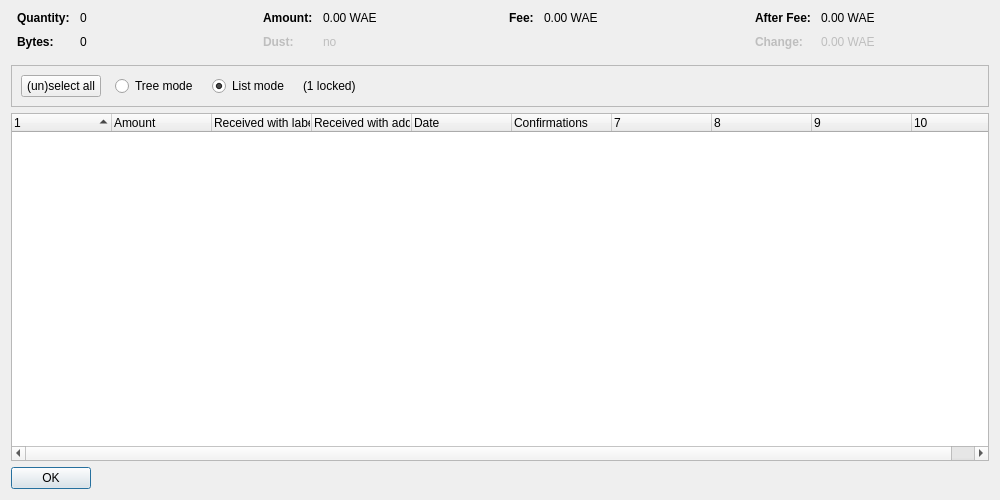
<?xml version="1.0" encoding="UTF-8"?>
<ui version="4.0">
 <class>CoinControlDialog</class>
 <widget class="QDialog" name="CoinControlDialog">
  <property name="geometry">
   <rect>
    <x>0</x>
    <y>0</y>
    <width>1000</width>
    <height>500</height>
   </rect>
  </property>
  <property name="windowTitle">
   <string>Coin Selection</string>
  </property>
  <layout class="QVBoxLayout" name="verticalLayout">
   <item>
    <layout class="QHBoxLayout" name="horizontalLayoutTop" stretch="0,0,0,0">
     <property name="topMargin">
      <number>0</number>
     </property>
     <property name="bottomMargin">
      <number>10</number>
     </property>
     <item>
      <layout class="QFormLayout" name="formLayoutCoinControl1">
       <property name="horizontalSpacing">
        <number>10</number>
       </property>
       <property name="verticalSpacing">
        <number>10</number>
       </property>
       <property name="leftMargin">
        <number>6</number>
       </property>
       <property name="rightMargin">
        <number>6</number>
       </property>
       <item row="0" column="0">
        <widget class="QLabel" name="labelCoinControlQuantityText">
         <property name="font">
          <font>
           <weight>75</weight>
           <bold>true</bold>
          </font>
         </property>
         <property name="text">
          <string>Quantity:</string>
         </property>
        </widget>
       </item>
       <item row="0" column="1">
        <widget class="QLabel" name="labelCoinControlQuantity">
         <property name="cursor">
          <cursorShape>IBeamCursor</cursorShape>
         </property>
         <property name="contextMenuPolicy">
          <enum>Qt::ActionsContextMenu</enum>
         </property>
         <property name="text">
          <string notr="true">0</string>
         </property>
         <property name="textInteractionFlags">
          <set>Qt::LinksAccessibleByMouse|Qt::TextSelectableByKeyboard|Qt::TextSelectableByMouse</set>
         </property>
        </widget>
       </item>
       <item row="1" column="0">
        <widget class="QLabel" name="labelCoinControlBytesText">
         <property name="font">
          <font>
           <weight>75</weight>
           <bold>true</bold>
          </font>
         </property>
         <property name="text">
          <string>Bytes:</string>
         </property>
        </widget>
       </item>
       <item row="1" column="1">
        <widget class="QLabel" name="labelCoinControlBytes">
         <property name="cursor">
          <cursorShape>IBeamCursor</cursorShape>
         </property>
         <property name="contextMenuPolicy">
          <enum>Qt::ActionsContextMenu</enum>
         </property>
         <property name="text">
          <string notr="true">0</string>
         </property>
         <property name="textInteractionFlags">
          <set>Qt::LinksAccessibleByMouse|Qt::TextSelectableByKeyboard|Qt::TextSelectableByMouse</set>
         </property>
        </widget>
       </item>
      </layout>
     </item>
     <item>
      <layout class="QFormLayout" name="formLayoutCoinControl2">
       <property name="horizontalSpacing">
        <number>10</number>
       </property>
       <property name="verticalSpacing">
        <number>10</number>
       </property>
       <property name="leftMargin">
        <number>6</number>
       </property>
       <property name="rightMargin">
        <number>6</number>
       </property>
       <item row="0" column="0">
        <widget class="QLabel" name="labelCoinControlAmountText">
         <property name="font">
          <font>
           <weight>75</weight>
           <bold>true</bold>
          </font>
         </property>
         <property name="text">
          <string>Amount:</string>
         </property>
        </widget>
       </item>
       <item row="0" column="1">
        <widget class="QLabel" name="labelCoinControlAmount">
         <property name="cursor">
          <cursorShape>IBeamCursor</cursorShape>
         </property>
         <property name="contextMenuPolicy">
          <enum>Qt::ActionsContextMenu</enum>
         </property>
         <property name="text">
          <string notr="true">0.00 WAE</string>
         </property>
         <property name="textInteractionFlags">
          <set>Qt::LinksAccessibleByMouse|Qt::TextSelectableByKeyboard|Qt::TextSelectableByMouse</set>
         </property>
        </widget>
       </item>
       <item row="1" column="0">
        <widget class="QLabel" name="labelCoinControlLowOutputText">
         <property name="enabled">
          <bool>false</bool>
         </property>
         <property name="font">
          <font>
           <weight>75</weight>
           <bold>true</bold>
          </font>
         </property>
         <property name="text">
          <string>Dust:</string>
         </property>
        </widget>
       </item>
       <item row="1" column="1">
        <widget class="QLabel" name="labelCoinControlLowOutput">
         <property name="enabled">
          <bool>false</bool>
         </property>
         <property name="cursor">
          <cursorShape>IBeamCursor</cursorShape>
         </property>
         <property name="contextMenuPolicy">
          <enum>Qt::ActionsContextMenu</enum>
         </property>
         <property name="text">
          <string notr="true">no</string>
         </property>
         <property name="textInteractionFlags">
          <set>Qt::LinksAccessibleByMouse|Qt::TextSelectableByKeyboard|Qt::TextSelectableByMouse</set>
         </property>
        </widget>
       </item>
      </layout>
     </item>
     <item>
      <layout class="QFormLayout" name="formLayoutCoinControl3">
       <property name="horizontalSpacing">
        <number>10</number>
       </property>
       <property name="verticalSpacing">
        <number>10</number>
       </property>
       <property name="leftMargin">
        <number>6</number>
       </property>
       <property name="rightMargin">
        <number>6</number>
       </property>
       <item row="0" column="0">
        <widget class="QLabel" name="labelCoinControlFeeText">
         <property name="font">
          <font>
           <weight>75</weight>
           <bold>true</bold>
          </font>
         </property>
         <property name="text">
          <string>Fee:</string>
         </property>
        </widget>
       </item>
       <item row="0" column="1">
        <widget class="QLabel" name="labelCoinControlFee">
         <property name="cursor">
          <cursorShape>IBeamCursor</cursorShape>
         </property>
         <property name="contextMenuPolicy">
          <enum>Qt::ActionsContextMenu</enum>
         </property>
         <property name="text">
          <string notr="true">0.00 WAE</string>
         </property>
         <property name="textInteractionFlags">
          <set>Qt::LinksAccessibleByMouse|Qt::TextSelectableByKeyboard|Qt::TextSelectableByMouse</set>
         </property>
        </widget>
       </item>
      </layout>
     </item>
     <item>
      <layout class="QFormLayout" name="formLayoutCoinControl4">
       <property name="horizontalSpacing">
        <number>10</number>
       </property>
       <property name="verticalSpacing">
        <number>10</number>
       </property>
       <property name="leftMargin">
        <number>6</number>
       </property>
       <property name="rightMargin">
        <number>6</number>
       </property>
       <item row="0" column="0">
        <widget class="QLabel" name="labelCoinControlAfterFeeText">
         <property name="font">
          <font>
           <weight>75</weight>
           <bold>true</bold>
          </font>
         </property>
         <property name="text">
          <string>After Fee:</string>
         </property>
        </widget>
       </item>
       <item row="0" column="1">
        <widget class="QLabel" name="labelCoinControlAfterFee">
         <property name="cursor">
          <cursorShape>IBeamCursor</cursorShape>
         </property>
         <property name="contextMenuPolicy">
          <enum>Qt::ActionsContextMenu</enum>
         </property>
         <property name="text">
          <string notr="true">0.00 WAE</string>
         </property>
         <property name="textInteractionFlags">
          <set>Qt::LinksAccessibleByMouse|Qt::TextSelectableByKeyboard|Qt::TextSelectableByMouse</set>
         </property>
        </widget>
       </item>
       <item row="1" column="0">
        <widget class="QLabel" name="labelCoinControlChangeText">
         <property name="enabled">
          <bool>false</bool>
         </property>
         <property name="font">
          <font>
           <weight>75</weight>
           <bold>true</bold>
          </font>
         </property>
         <property name="text">
          <string>Change:</string>
         </property>
        </widget>
       </item>
       <item row="1" column="1">
        <widget class="QLabel" name="labelCoinControlChange">
         <property name="enabled">
          <bool>false</bool>
         </property>
         <property name="cursor">
          <cursorShape>IBeamCursor</cursorShape>
         </property>
         <property name="contextMenuPolicy">
          <enum>Qt::ActionsContextMenu</enum>
         </property>
         <property name="text">
          <string notr="true">0.00 WAE</string>
         </property>
         <property name="textInteractionFlags">
          <set>Qt::LinksAccessibleByMouse|Qt::TextSelectableByKeyboard|Qt::TextSelectableByMouse</set>
         </property>
        </widget>
       </item>
      </layout>
     </item>
    </layout>
   </item>
   <item>
    <widget class="QFrame" name="frame">
     <property name="minimumSize">
      <size>
       <width>0</width>
       <height>40</height>
      </size>
     </property>
     <property name="frameShape">
      <enum>QFrame::StyledPanel</enum>
     </property>
     <property name="frameShadow">
      <enum>QFrame::Sunken</enum>
     </property>
     <layout class="QHBoxLayout" name="horizontalLayout">
      <item>
       <layout class="QHBoxLayout" name="horizontalLayoutPanel" stretch="0,0,0,0,0">
        <property name="spacing">
         <number>14</number>
        </property>
        <item>
         <widget class="QPushButton" name="pushButtonSelectAll">
          <property name="sizePolicy">
           <sizepolicy hsizetype="Maximum" vsizetype="Fixed">
            <horstretch>0</horstretch>
            <verstretch>0</verstretch>
           </sizepolicy>
          </property>
          <property name="text">
           <string>(un)select all</string>
          </property>
          <property name="autoDefault">
           <bool>false</bool>
          </property>
         </widget>
        </item>
        <item>
         <widget class="QRadioButton" name="radioTreeMode">
          <property name="sizePolicy">
           <sizepolicy hsizetype="Maximum" vsizetype="Fixed">
            <horstretch>0</horstretch>
            <verstretch>0</verstretch>
           </sizepolicy>
          </property>
          <property name="text">
           <string>Tree mode</string>
          </property>
         </widget>
        </item>
        <item>
         <widget class="QRadioButton" name="radioListMode">
          <property name="sizePolicy">
           <sizepolicy hsizetype="Maximum" vsizetype="Fixed">
            <horstretch>0</horstretch>
            <verstretch>0</verstretch>
           </sizepolicy>
          </property>
          <property name="text">
           <string>List mode</string>
          </property>
          <property name="checked">
           <bool>true</bool>
          </property>
         </widget>
        </item>
        <item>
         <widget class="QLabel" name="labelLocked">
          <property name="text">
           <string notr="true">(1 locked)</string>
          </property>
         </widget>
        </item>
        <item>
         <spacer name="horizontalSpacer">
          <property name="orientation">
           <enum>Qt::Horizontal</enum>
          </property>
          <property name="sizeHint" stdset="0">
           <size>
            <width>40</width>
            <height>20</height>
           </size>
          </property>
         </spacer>
        </item>
       </layout>
      </item>
     </layout>
    </widget>
   </item>
   <item>
    <widget class="CoinControlTreeWidget" name="treeWidget">
     <property name="contextMenuPolicy">
      <enum>Qt::CustomContextMenu</enum>
     </property>
     <property name="sortingEnabled">
      <bool>false</bool>
     </property>
     <property name="columnCount">
      <number>10</number>
     </property>
     <attribute name="headerShowSortIndicator" stdset="0">
      <bool>true</bool>
     </attribute>
     <attribute name="headerStretchLastSection">
      <bool>false</bool>
     </attribute>
     <column>
      <property name="text">
       <string/>
      </property>
     </column>
     <column>
      <property name="text">
       <string>Amount</string>
      </property>
     </column>
     <column>
      <property name="text">
       <string>Received with label</string>
      </property>
     </column>
     <column>
      <property name="text">
       <string>Received with address</string>
      </property>
     </column>
     <column>
      <property name="text">
       <string>Date</string>
      </property>
     </column>
     <column>
      <property name="text">
       <string>Confirmations</string>
      </property>
      <property name="toolTip">
       <string>Confirmed</string>
      </property>
     </column>
     <column>
      <property name="text">
       <string/>
      </property>
     </column>
     <column>
      <property name="text">
       <string/>
      </property>
     </column>
     <column>
      <property name="text">
       <string/>
      </property>
     </column>
     <column>
      <property name="text">
       <string/>
      </property>
     </column>
    </widget>
   </item>
   <item>
    <widget class="QDialogButtonBox" name="buttonBox">
     <property name="sizePolicy">
      <sizepolicy hsizetype="Maximum" vsizetype="Fixed">
       <horstretch>0</horstretch>
       <verstretch>0</verstretch>
      </sizepolicy>
     </property>
     <property name="orientation">
      <enum>Qt::Horizontal</enum>
     </property>
     <property name="standardButtons">
      <set>QDialogButtonBox::Ok</set>
     </property>
    </widget>
   </item>
  </layout>
 </widget>
 <customwidgets>
  <customwidget>
   <class>CoinControlTreeWidget</class>
   <extends>QTreeWidget</extends>
   <header>coincontroltreewidget.h</header>
  </customwidget>
 </customwidgets>
 <resources/>
 <connections/>
</ui>
